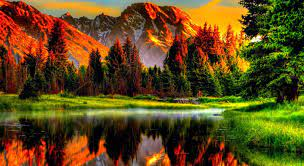
#> input picture image.jpg, 304 x 166 px
$ python computing_histogram.py
#> lines starting #> are read from the running program, lines starting #| are printed output that depends on the picture
import cv2 as cv
import matplotlib.pyplot as plt
image=cv.imread("image.jpg")
#> image is the input picture: shape (166, 304, 3); mean B, G, R 26.8, 74.1, 96.9
cv.imshow("Original",image)

gray=cv.cvtColor(image,cv.COLOR_BGR2GRAY)
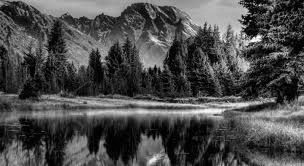
#> gray: shape (166, 304); min 0, max 253, mean 75.5
# cv.imshow("Gray",gray)

#grayscale histogram
gray_hist=cv.calcHist([gray],[0],None,[256],[0,256])
#> gray_hist = 256 values, max 610 at index 4, min 0 at index 252, mean 197.1
plt.title("Gray Histogram")
plt.xlabel("Bins")
plt.ylabel("# of Pixels")
# plt.plot(gray_hist)
plt.xlim([0,256])

#Color Histogram
plt.title("Gray Histogram")
plt.xlabel("Bins")
plt.ylabel("# of Pixels")
color=("b","g","r")
for i,col in enumerate(color):
    hist=cv.calcHist([image],[i],None,[256],[0,256])
    plt.plot(hist,color=col)
    plt.xlim([0,256])

plt.show()
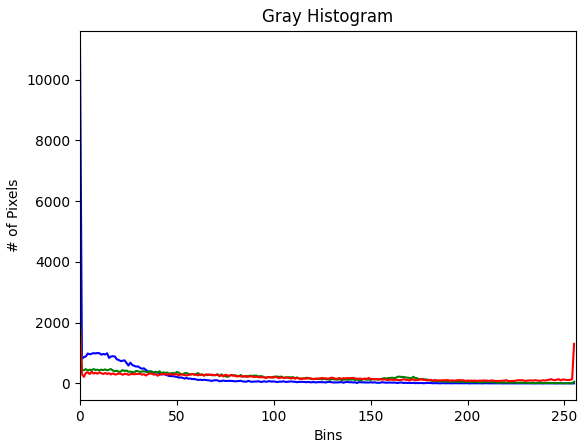
#> figure drawn by matplotlib, 1 panel; curve peaks at x = 0, y = 11060; curve peaks at x = 0, y = 2044; curve peaks at x = 0, y = 1858

$ run again, with sunny.jpg copied over image.jpg
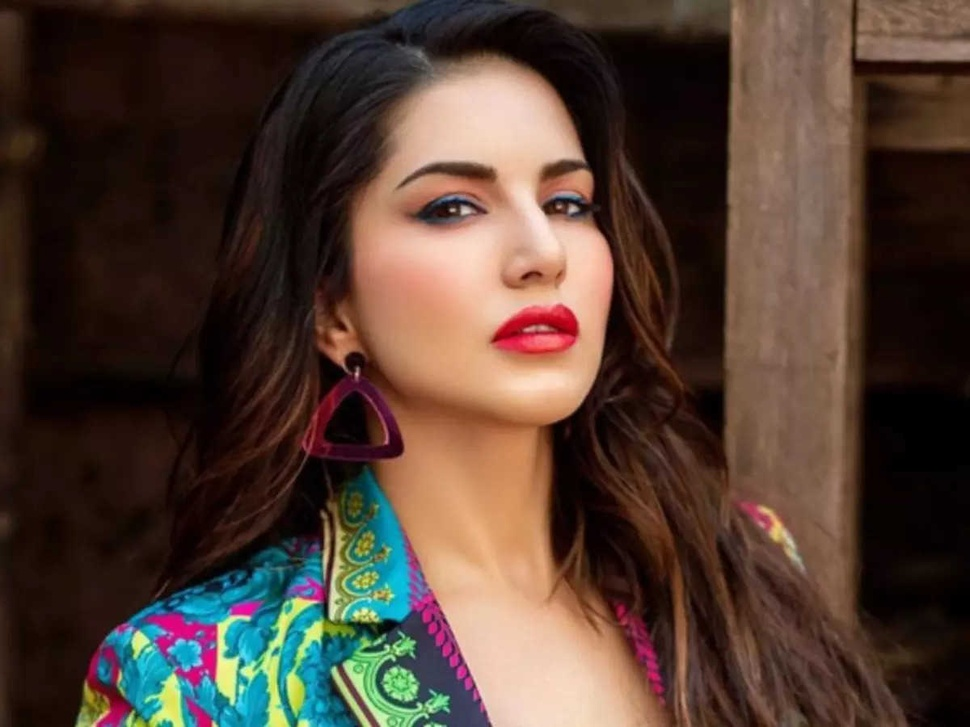
#> input picture sunny.jpg, 970 x 727 px, shrunk from 1200 x 900 before the run
#> image is the input picture: shape (727, 970, 3); mean B, G, R 50.7, 61.5, 81.6
#> `gray=cv.cvtColor(image,cv.COLOR_BGR2GRAY)`:
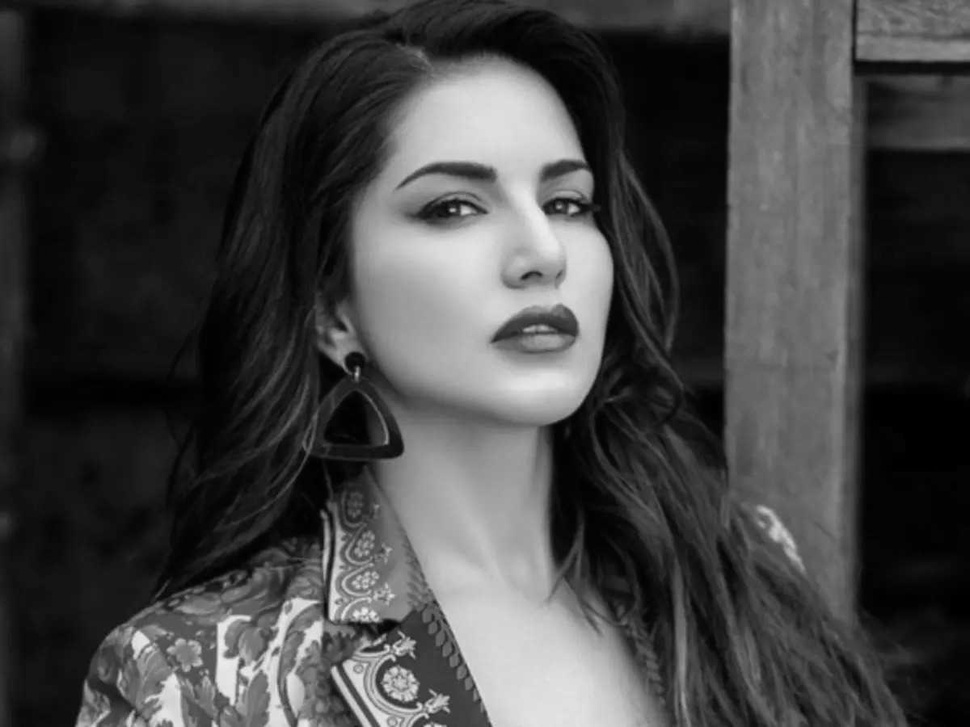
#> gray: shape (727, 970); min 0, max 238, mean 66.3
#> gray_hist = 256 values, max 22244 at index 20, min 0 at index 239, mean 2754.6
#> `plt.show()`:
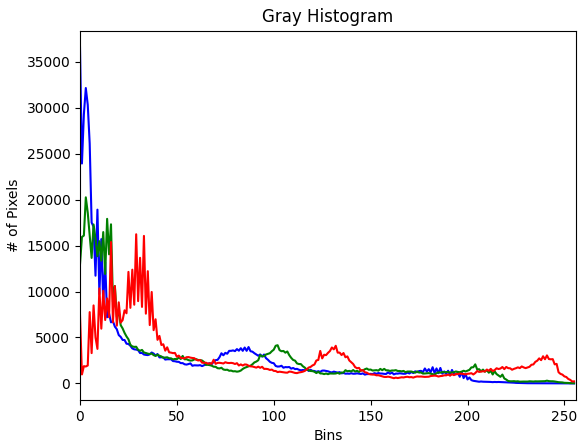
#> figure drawn by matplotlib, 1 panel; curve peaks at x = 0, y = 36568; curve peaks at x = 3, y = 20251; curve peaks at x = 29, y = 16230
